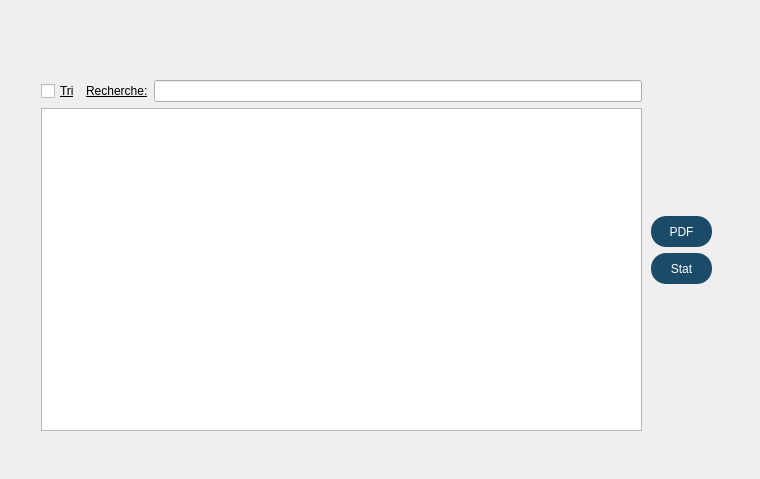
      <widget class="QWidget" name="tab_11">
       <attribute name="title">
        <string>list</string>
       </attribute>
       <widget class="QLabel" name="label_14">
        <property name="geometry">
         <rect>
          <x>0</x>
          <y>9</y>
          <width>751</width>
          <height>461</height>
         </rect>
        </property>
        <property name="text">
         <string/>
        </property>
        <property name="pixmap">
         <pixmap resource="resources.qrc">:/images/icons/AffichMounir.png</pixmap>
        </property>
       </widget>
       <widget class="QWidget" name="layoutWidget">
        <property name="geometry">
         <rect>
          <x>41</x>
          <y>80</y>
          <width>601</width>
          <height>351</height>
         </rect>
        </property>
        <layout class="QVBoxLayout" name="verticalLayout_3">
         <item>
          <layout class="QHBoxLayout" name="horizontalLayout_2">
           <item>
            <widget class="QCheckBox" name="checkBox">
             <property name="styleSheet">
              <string notr="true">font: 75 8pt &quot;MS Shell Dlg 2&quot;;
font: 11pt &quot;MS Shell Dlg 2&quot;;
text-decoration: underline;
font: 10pt &quot;MS Shell Dlg 2&quot;;</string>
             </property>
             <property name="text">
              <string>Tri</string>
             </property>
            </widget>
           </item>
           <item>
            <widget class="QLabel" name="label_24">
             <property name="styleSheet">
              <string notr="true">font: 75 8pt &quot;MS Shell Dlg 2&quot;;
font: 11pt &quot;MS Shell Dlg 2&quot;;
text-decoration: underline;
font: 10pt &quot;MS Shell Dlg 2&quot;;</string>
             </property>
             <property name="text">
              <string>Recherche:</string>
             </property>
            </widget>
           </item>
           <item>
            <widget class="QLineEdit" name="chercher"/>
           </item>
          </layout>
         </item>
         <item>
          <widget class="QTableView" name="tableview_l"/>
         </item>
        </layout>
       </widget>
       <widget class="QPushButton" name="statttttt">
        <property name="geometry">
         <rect>
          <x>651</x>
          <y>253</y>
          <width>61</width>
          <height>31</height>
         </rect>
        </property>
        <property name="styleSheet">
         <string notr="true">background-color:rgb(27, 75, 104);
color:white;
border-radius:15px;</string>
        </property>
        <property name="text">
         <string>Stat</string>
        </property>
       </widget>
       <widget class="QPushButton" name="pdf">
        <property name="geometry">
         <rect>
          <x>651</x>
          <y>216</y>
          <width>61</width>
          <height>31</height>
         </rect>
        </property>
        <property name="styleSheet">
         <string notr="true">background-color:rgb(27, 75, 104);
color:white;
border-radius:15px;</string>
        </property>
        <property name="text">
         <string>PDF</string>
        </property>
       </widget>
      </widget>
